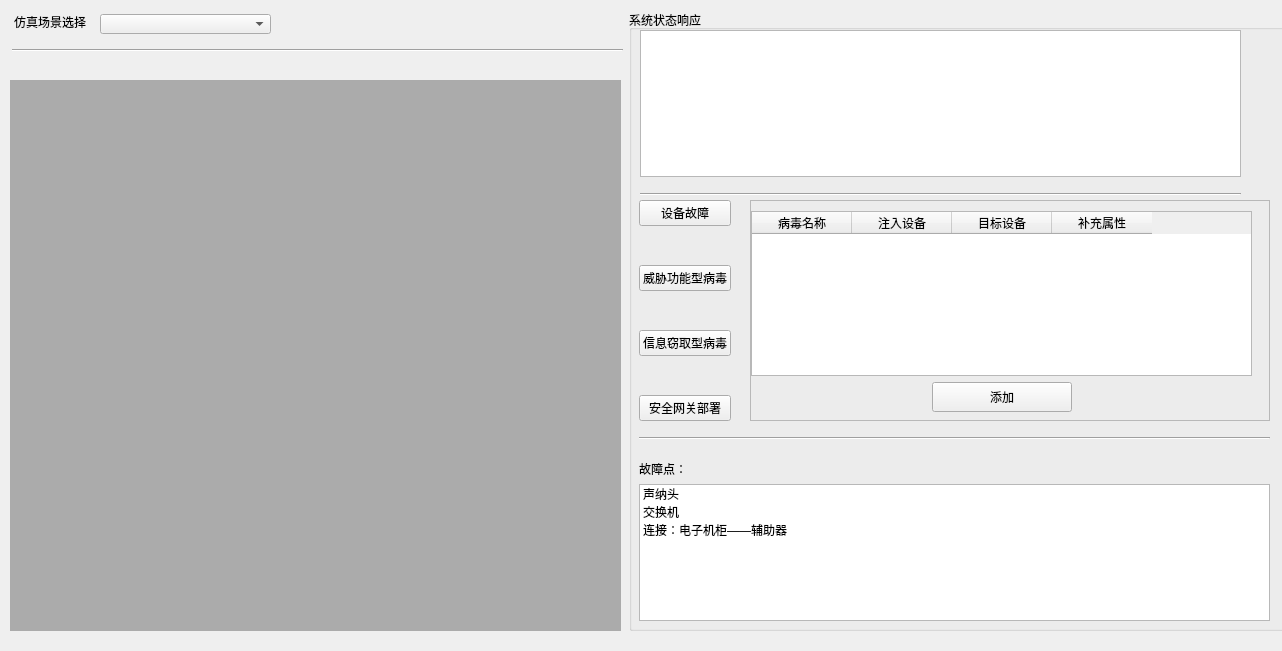
<?xml version="1.0" encoding="UTF-8"?>
<ui version="4.0">
 <class>Situation</class>
 <widget class="QWidget" name="Situation">
  <property name="geometry">
   <rect>
    <x>0</x>
    <y>0</y>
    <width>1282</width>
    <height>651</height>
   </rect>
  </property>
  <property name="windowTitle">
   <string>Form</string>
  </property>
  <widget class="QGroupBox" name="groupBox_2">
   <property name="geometry">
    <rect>
     <x>629</x>
     <y>10</y>
     <width>661</width>
     <height>621</height>
    </rect>
   </property>
   <property name="title">
    <string>系统状态响应</string>
   </property>
   <widget class="Line" name="line">
    <property name="geometry">
     <rect>
      <x>11</x>
      <y>176</y>
      <width>601</width>
      <height>16</height>
     </rect>
    </property>
    <property name="orientation">
     <enum>Qt::Horizontal</enum>
    </property>
   </widget>
   <widget class="QtCharts::QChartView" name="barChart">
    <property name="geometry">
     <rect>
      <x>11</x>
      <y>20</y>
      <width>601</width>
      <height>147</height>
     </rect>
    </property>
   </widget>
   <widget class="QWidget" name="">
    <property name="geometry">
     <rect>
      <x>10</x>
      <y>190</y>
      <width>631</width>
      <height>221</height>
     </rect>
    </property>
    <layout class="QHBoxLayout" name="horizontalLayout_7">
     <item>
      <layout class="QVBoxLayout" name="verticalLayout">
       <item>
        <widget class="QPushButton" name="choose_event1">
         <property name="text">
          <string>设备故障</string>
         </property>
        </widget>
       </item>
       <item>
        <spacer name="verticalSpacer">
         <property name="orientation">
          <enum>Qt::Vertical</enum>
         </property>
         <property name="sizeHint" stdset="0">
          <size>
           <width>20</width>
           <height>13</height>
          </size>
         </property>
        </spacer>
       </item>
       <item>
        <widget class="QPushButton" name="choose_event2">
         <property name="text">
          <string>威胁功能型病毒</string>
         </property>
        </widget>
       </item>
       <item>
        <spacer name="verticalSpacer_2">
         <property name="orientation">
          <enum>Qt::Vertical</enum>
         </property>
         <property name="sizeHint" stdset="0">
          <size>
           <width>20</width>
           <height>13</height>
          </size>
         </property>
        </spacer>
       </item>
       <item>
        <widget class="QPushButton" name="choose_event3">
         <property name="text">
          <string>信息窃取型病毒</string>
         </property>
        </widget>
       </item>
       <item>
        <spacer name="verticalSpacer_3">
         <property name="orientation">
          <enum>Qt::Vertical</enum>
         </property>
         <property name="sizeHint" stdset="0">
          <size>
           <width>20</width>
           <height>13</height>
          </size>
         </property>
        </spacer>
       </item>
       <item>
        <widget class="QPushButton" name="choose_event4">
         <property name="text">
          <string>安全网关部署</string>
         </property>
        </widget>
       </item>
      </layout>
     </item>
     <item>
      <spacer name="horizontalSpacer_11">
       <property name="orientation">
        <enum>Qt::Horizontal</enum>
       </property>
       <property name="sizeType">
        <enum>QSizePolicy::Fixed</enum>
       </property>
       <property name="sizeHint" stdset="0">
        <size>
         <width>13</width>
         <height>20</height>
        </size>
       </property>
      </spacer>
     </item>
     <item>
      <widget class="QStackedWidget" name="stackedWidget">
       <property name="frameShape">
        <enum>QFrame::StyledPanel</enum>
       </property>
       <property name="currentIndex">
        <number>2</number>
       </property>
       <widget class="QWidget" name="page">
        <widget class="QWidget" name="">
         <property name="geometry">
          <rect>
           <x>0</x>
           <y>0</y>
           <width>511</width>
           <height>211</height>
          </rect>
         </property>
         <layout class="QGridLayout" name="gridLayout_2">
          <item row="0" column="0">
           <widget class="QListWidget" name="falut_device_list"/>
          </item>
          <item row="0" column="1">
           <layout class="QVBoxLayout" name="verticalLayout_2">
            <item>
             <spacer name="verticalSpacer_5">
              <property name="orientation">
               <enum>Qt::Vertical</enum>
              </property>
              <property name="sizeHint" stdset="0">
               <size>
                <width>20</width>
                <height>40</height>
               </size>
              </property>
             </spacer>
            </item>
            <item>
             <layout class="QHBoxLayout" name="horizontalLayout">
              <item>
               <spacer name="horizontalSpacer">
                <property name="orientation">
                 <enum>Qt::Horizontal</enum>
                </property>
                <property name="sizeHint" stdset="0">
                 <size>
                  <width>58</width>
                  <height>20</height>
                 </size>
                </property>
               </spacer>
              </item>
              <item>
               <widget class="QComboBox" name="device_list">
                <property name="minimumSize">
                 <size>
                  <width>120</width>
                  <height>20</height>
                 </size>
                </property>
               </widget>
              </item>
              <item>
               <spacer name="horizontalSpacer_3">
                <property name="orientation">
                 <enum>Qt::Horizontal</enum>
                </property>
                <property name="sizeHint" stdset="0">
                 <size>
                  <width>28</width>
                  <height>20</height>
                 </size>
                </property>
               </spacer>
              </item>
             </layout>
            </item>
            <item>
             <spacer name="verticalSpacer_4">
              <property name="orientation">
               <enum>Qt::Vertical</enum>
              </property>
              <property name="sizeHint" stdset="0">
               <size>
                <width>20</width>
                <height>48</height>
               </size>
              </property>
             </spacer>
            </item>
            <item>
             <layout class="QHBoxLayout" name="horizontalLayout_2">
              <item>
               <spacer name="horizontalSpacer_2">
                <property name="orientation">
                 <enum>Qt::Horizontal</enum>
                </property>
                <property name="sizeHint" stdset="0">
                 <size>
                  <width>58</width>
                  <height>20</height>
                 </size>
                </property>
               </spacer>
              </item>
              <item>
               <widget class="QPushButton" name="pb_additem1">
                <property name="minimumSize">
                 <size>
                  <width>120</width>
                  <height>20</height>
                 </size>
                </property>
                <property name="text">
                 <string>添加</string>
                </property>
               </widget>
              </item>
              <item>
               <spacer name="horizontalSpacer_4">
                <property name="orientation">
                 <enum>Qt::Horizontal</enum>
                </property>
                <property name="sizeHint" stdset="0">
                 <size>
                  <width>28</width>
                  <height>20</height>
                 </size>
                </property>
               </spacer>
              </item>
             </layout>
            </item>
            <item>
             <spacer name="verticalSpacer_6">
              <property name="orientation">
               <enum>Qt::Vertical</enum>
              </property>
              <property name="sizeHint" stdset="0">
               <size>
                <width>20</width>
                <height>28</height>
               </size>
              </property>
             </spacer>
            </item>
           </layout>
          </item>
         </layout>
        </widget>
       </widget>
       <widget class="QWidget" name="page_2">
        <layout class="QGridLayout" name="gridLayout">
         <item row="0" column="0">
          <layout class="QVBoxLayout" name="verticalLayout_3">
           <item>
            <widget class="QTableWidget" name="tableWidget_2">
             <column>
              <property name="text">
               <string>病毒名称</string>
              </property>
             </column>
             <column>
              <property name="text">
               <string>注入设备</string>
              </property>
             </column>
             <column>
              <property name="text">
               <string>目标设备</string>
              </property>
             </column>
             <column>
              <property name="text">
               <string>扩展属性</string>
              </property>
             </column>
            </widget>
           </item>
           <item>
            <layout class="QHBoxLayout" name="horizontalLayout_4">
             <item>
              <spacer name="horizontalSpacer_5">
               <property name="orientation">
                <enum>Qt::Horizontal</enum>
               </property>
               <property name="sizeHint" stdset="0">
                <size>
                 <width>128</width>
                 <height>20</height>
                </size>
               </property>
              </spacer>
             </item>
             <item>
              <widget class="QPushButton" name="pb_additem2">
               <property name="sizePolicy">
                <sizepolicy hsizetype="Fixed" vsizetype="Fixed">
                 <horstretch>0</horstretch>
                 <verstretch>0</verstretch>
                </sizepolicy>
               </property>
               <property name="minimumSize">
                <size>
                 <width>140</width>
                 <height>30</height>
                </size>
               </property>
               <property name="text">
                <string>添加</string>
               </property>
              </widget>
             </item>
             <item>
              <spacer name="horizontalSpacer_6">
               <property name="orientation">
                <enum>Qt::Horizontal</enum>
               </property>
               <property name="sizeHint" stdset="0">
                <size>
                 <width>128</width>
                 <height>20</height>
                </size>
               </property>
              </spacer>
             </item>
            </layout>
           </item>
          </layout>
         </item>
        </layout>
       </widget>
       <widget class="QWidget" name="page_3">
        <widget class="QWidget" name="">
         <property name="geometry">
          <rect>
           <x>0</x>
           <y>10</y>
           <width>501</width>
           <height>201</height>
          </rect>
         </property>
         <layout class="QVBoxLayout" name="verticalLayout_4">
          <item>
           <widget class="QTableWidget" name="tableWidget_3">
            <column>
             <property name="text">
              <string>病毒名称</string>
             </property>
            </column>
            <column>
             <property name="text">
              <string>注入设备</string>
             </property>
            </column>
            <column>
             <property name="text">
              <string>目标设备</string>
             </property>
            </column>
            <column>
             <property name="text">
              <string>补充属性</string>
             </property>
            </column>
           </widget>
          </item>
          <item>
           <layout class="QHBoxLayout" name="horizontalLayout_5">
            <item>
             <spacer name="horizontalSpacer_7">
              <property name="orientation">
               <enum>Qt::Horizontal</enum>
              </property>
              <property name="sizeHint" stdset="0">
               <size>
                <width>40</width>
                <height>20</height>
               </size>
              </property>
             </spacer>
            </item>
            <item>
             <widget class="QPushButton" name="pb_additem3">
              <property name="sizePolicy">
               <sizepolicy hsizetype="Fixed" vsizetype="Fixed">
                <horstretch>0</horstretch>
                <verstretch>0</verstretch>
               </sizepolicy>
              </property>
              <property name="minimumSize">
               <size>
                <width>140</width>
                <height>30</height>
               </size>
              </property>
              <property name="text">
               <string>添加</string>
              </property>
             </widget>
            </item>
            <item>
             <spacer name="horizontalSpacer_8">
              <property name="orientation">
               <enum>Qt::Horizontal</enum>
              </property>
              <property name="sizeHint" stdset="0">
               <size>
                <width>40</width>
                <height>20</height>
               </size>
              </property>
             </spacer>
            </item>
           </layout>
          </item>
         </layout>
        </widget>
       </widget>
       <widget class="QWidget" name="page_4">
        <widget class="QWidget" name="">
         <property name="geometry">
          <rect>
           <x>0</x>
           <y>0</y>
           <width>461</width>
           <height>211</height>
          </rect>
         </property>
         <layout class="QVBoxLayout" name="verticalLayout_5">
          <item>
           <widget class="QTableWidget" name="tableWidget_4">
            <column>
             <property name="text">
              <string>正方向设备</string>
             </property>
            </column>
            <column>
             <property name="text">
              <string>反方向设备</string>
             </property>
            </column>
            <column>
             <property name="text">
              <string>是否双向控制</string>
             </property>
            </column>
            <column>
             <property name="text">
              <string>补充属性</string>
             </property>
            </column>
           </widget>
          </item>
          <item>
           <layout class="QHBoxLayout" name="horizontalLayout_6">
            <item>
             <spacer name="horizontalSpacer_9">
              <property name="orientation">
               <enum>Qt::Horizontal</enum>
              </property>
              <property name="sizeHint" stdset="0">
               <size>
                <width>40</width>
                <height>20</height>
               </size>
              </property>
             </spacer>
            </item>
            <item>
             <widget class="QPushButton" name="pb_additem4">
              <property name="sizePolicy">
               <sizepolicy hsizetype="Fixed" vsizetype="Fixed">
                <horstretch>0</horstretch>
                <verstretch>0</verstretch>
               </sizepolicy>
              </property>
              <property name="minimumSize">
               <size>
                <width>140</width>
                <height>30</height>
               </size>
              </property>
              <property name="maximumSize">
               <size>
                <width>140</width>
                <height>30</height>
               </size>
              </property>
              <property name="text">
               <string>添加</string>
              </property>
             </widget>
            </item>
            <item>
             <spacer name="horizontalSpacer_10">
              <property name="orientation">
               <enum>Qt::Horizontal</enum>
              </property>
              <property name="sizeHint" stdset="0">
               <size>
                <width>40</width>
                <height>20</height>
               </size>
              </property>
             </spacer>
            </item>
           </layout>
          </item>
         </layout>
        </widget>
       </widget>
      </widget>
     </item>
    </layout>
   </widget>
   <widget class="Line" name="line_2">
    <property name="geometry">
     <rect>
      <x>10</x>
      <y>420</y>
      <width>631</width>
      <height>16</height>
     </rect>
    </property>
    <property name="orientation">
     <enum>Qt::Horizontal</enum>
    </property>
   </widget>
   <widget class="QWidget" name="">
    <property name="geometry">
     <rect>
      <x>10</x>
      <y>450</y>
      <width>631</width>
      <height>161</height>
     </rect>
    </property>
    <layout class="QVBoxLayout" name="verticalLayout_6">
     <item>
      <widget class="QLabel" name="label_5">
       <property name="text">
        <string>故障点：</string>
       </property>
      </widget>
     </item>
     <item>
      <widget class="QListWidget" name="listWidget">
       <item>
        <property name="text">
         <string>声纳头</string>
        </property>
       </item>
       <item>
        <property name="text">
         <string>交换机</string>
        </property>
       </item>
       <item>
        <property name="text">
         <string>连接：电子机柜——辅助器</string>
        </property>
       </item>
      </widget>
     </item>
    </layout>
   </widget>
  </widget>
  <widget class="Line" name="line_3">
   <property name="geometry">
    <rect>
     <x>12</x>
     <y>42</y>
     <width>611</width>
     <height>16</height>
    </rect>
   </property>
   <property name="orientation">
    <enum>Qt::Horizontal</enum>
   </property>
  </widget>
  <widget class="QComboBox" name="comboBox">
   <property name="geometry">
    <rect>
     <x>100</x>
     <y>14</y>
     <width>171</width>
     <height>20</height>
    </rect>
   </property>
   <property name="sizePolicy">
    <sizepolicy hsizetype="Preferred" vsizetype="Preferred">
     <horstretch>0</horstretch>
     <verstretch>0</verstretch>
    </sizepolicy>
   </property>
   <property name="minimumSize">
    <size>
     <width>160</width>
     <height>20</height>
    </size>
   </property>
  </widget>
  <widget class="QLabel" name="label">
   <property name="geometry">
    <rect>
     <x>14</x>
     <y>14</y>
     <width>72</width>
     <height>16</height>
    </rect>
   </property>
   <property name="sizePolicy">
    <sizepolicy hsizetype="Preferred" vsizetype="Preferred">
     <horstretch>0</horstretch>
     <verstretch>0</verstretch>
    </sizepolicy>
   </property>
   <property name="text">
    <string>仿真场景选择</string>
   </property>
  </widget>
  <widget class="QLabel" name="topo_situ">
   <property name="geometry">
    <rect>
     <x>10</x>
     <y>80</y>
     <width>611</width>
     <height>551</height>
    </rect>
   </property>
   <property name="styleSheet">
    <string notr="true">QLabel#topo_situ
{

	background-color: rgb(171, 171, 171);


}</string>
   </property>
   <property name="text">
    <string/>
   </property>
  </widget>
 </widget>
 <customwidgets>
  <customwidget>
   <class>QtCharts::QChartView</class>
   <extends>QGraphicsView</extends>
   <header location="global">qchartview.h</header>
  </customwidget>
 </customwidgets>
 <resources/>
 <connections/>
</ui>
